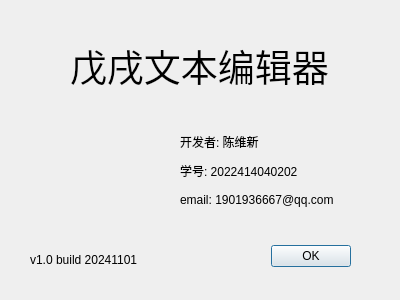
<?xml version="1.0" encoding="UTF-8"?>
<ui version="4.0">
 <class>AboutDialog</class>
 <widget class="QDialog" name="AboutDialog">
  <property name="geometry">
   <rect>
    <x>0</x>
    <y>0</y>
    <width>400</width>
    <height>300</height>
   </rect>
  </property>
  <property name="windowTitle">
   <string>Dialog</string>
  </property>
  <widget class="QDialogButtonBox" name="buttonBox">
   <property name="geometry">
    <rect>
     <x>270</x>
     <y>240</y>
     <width>81</width>
     <height>32</height>
    </rect>
   </property>
   <property name="orientation">
    <enum>Qt::Orientation::Horizontal</enum>
   </property>
   <property name="standardButtons">
    <set>QDialogButtonBox::StandardButton::Ok</set>
   </property>
  </widget>
  <widget class="QLabel" name="label">
   <property name="geometry">
    <rect>
     <x>70</x>
     <y>10</y>
     <width>281</width>
     <height>111</height>
    </rect>
   </property>
   <property name="font">
    <font>
     <pointsize>28</pointsize>
    </font>
   </property>
   <property name="text">
    <string>戊戌文本编辑器</string>
   </property>
  </widget>
  <widget class="QLabel" name="label_5">
   <property name="geometry">
    <rect>
     <x>30</x>
     <y>120</y>
     <width>121</width>
     <height>101</height>
    </rect>
   </property>
   <property name="styleSheet">
    <string notr="true">border-image: url(:/img/logo.png);</string>
   </property>
   <property name="text">
    <string/>
   </property>
  </widget>
  <widget class="QLabel" name="label_6">
   <property name="geometry">
    <rect>
     <x>30</x>
     <y>250</y>
     <width>121</width>
     <height>20</height>
    </rect>
   </property>
   <property name="text">
    <string>v1.0 build 20241101</string>
   </property>
  </widget>
  <widget class="QWidget" name="">
   <property name="geometry">
    <rect>
     <x>180</x>
     <y>130</y>
     <width>181</width>
     <height>81</height>
    </rect>
   </property>
   <layout class="QVBoxLayout" name="verticalLayout_4">
    <item>
     <widget class="QLabel" name="label_2">
      <property name="text">
       <string>开发者: 陈维新</string>
      </property>
     </widget>
    </item>
    <item>
     <widget class="QLabel" name="label_3">
      <property name="text">
       <string>学号: 2022414040202</string>
      </property>
     </widget>
    </item>
    <item>
     <widget class="QLabel" name="label_4">
      <property name="text">
       <string>email: 1901936667@qq.com</string>
      </property>
     </widget>
    </item>
   </layout>
  </widget>
 </widget>
 <resources/>
 <connections>
  <connection>
   <sender>buttonBox</sender>
   <signal>accepted()</signal>
   <receiver>AboutDialog</receiver>
   <slot>accept()</slot>
   <hints>
    <hint type="sourcelabel">
     <x>248</x>
     <y>254</y>
    </hint>
    <hint type="destinationlabel">
     <x>157</x>
     <y>274</y>
    </hint>
   </hints>
  </connection>
  <connection>
   <sender>buttonBox</sender>
   <signal>rejected()</signal>
   <receiver>AboutDialog</receiver>
   <slot>reject()</slot>
   <hints>
    <hint type="sourcelabel">
     <x>316</x>
     <y>260</y>
    </hint>
    <hint type="destinationlabel">
     <x>286</x>
     <y>274</y>
    </hint>
   </hints>
  </connection>
 </connections>
</ui>
